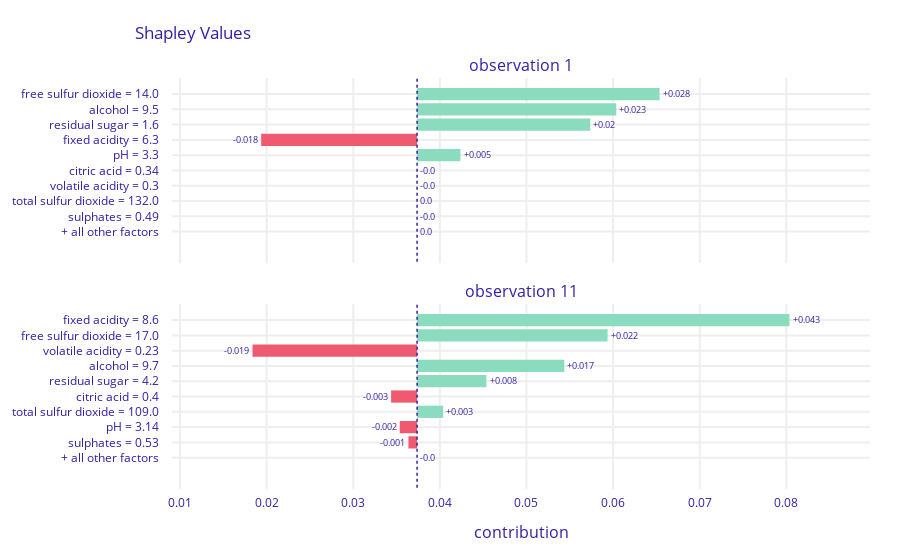

This figure's notebook cell:
### Markdown cell above
### 7. Different model evaluated using dalex - LogiticRegression

### Code cell
seed = 44

shap_attributions = [
    explainers_dalex['LogisticRegression'].predict_parts(obs, type="shap", label=f'observation {obs_id}', random_state=seed)
    for obs_id, obs in zip(indexes, X_sample.values)
]
shap_attributions[0].plot(shap_attributions[1:])

### Figure 1 — Plotly figure (JSON) as saved in the notebook; plotly's stock layout.template omitted (floating-point values rounded to 4 significant figures)
{"data": [{"base": 0.03737, "hoverinfo": "text", "hoverlabel": {"bgcolor": "rgba(0, 0, 0, 0.8)"}, "hovertext": ["Average response: 0.037<br>Prediction: 0.095<br>free sulfur dioxide = 14.0<br>increases average response <br>by 0.028", "Average response: 0.037<br>Prediction: 0.095<br>alcohol = 9.5<br>increases average response <br>by 0.023", "Average response: 0.037<br>Prediction: 0.095<br>residual sugar = 1.6<br>increases average response <br>by 0.02", "Average response: 0.037<br>Prediction: 0.095<br>fixed acidity = 6.3<br>decreases average response <br>by 0.018", "Average response: 0.037<br>Prediction: 0.095<br>pH = 3.3<br>increases average response <br>by 0.005", "Average response: 0.037<br>Prediction: 0.095<br>citric acid = 0.34<br>decreases average response <br>by 0.0", "Average response: 0.037<br>Prediction: 0.095<br>volatile acidity = 0.3<br>decreases average response <br>by 0.0", "Average response: 0.037<br>Prediction: 0.095<br>total sulfur dioxide = 132.0<br>decreases average response <br>by 0.0", "Average response: 0.037<br>Prediction: 0.095<br>sulphates = 0.49<br>decreases average response <br>by 0.0", "Average response: 0.037<br>Prediction: 0.095<br>+ all other factors<br>decreases average response <br>by 0.0"], "marker": {"color": ["#8bdcbe", "#8bdcbe", "#8bdcbe", "#f05a71", "#8bdcbe", "#f05a71", "#f05a71", "#8bdcbe", "#f05a71", "#8bdcbe"]}, "orientation": "h", "showlegend": false, "text": ["+0.028", "+0.023", "+0.02", "-0.018", "+0.005", "-0.0", "-0.0", "0.0", "-0.0", "0.0"], "textposition": "outside", "type": "bar", "x": [0.028, 0.023, 0.02, -0.018, 0.005, 0, 0, 0, 0, 0], "xaxis": "x", "y": ["free sulfur dioxide = 14.0", "alcohol = 9.5", "residual sugar = 1.6", "fixed acidity = 6.3", "pH = 3.3", "citric acid = 0.34", "volatile acidity = 0.3", "total sulfur dioxide = 132.0", "sulphates = 0.49", "+ all other factors"], "yaxis": "y"}, {"base": 0.03737, "hoverinfo": "text", "hoverlabel": {"bgcolor": "rgba(0, 0, 0, 0.8)"}, "hovertext": ["Average response: 0.037<br>Prediction: 0.105<br>fixed acidity = 8.6<br>increases average response <br>by 0.043", "Average response: 0.037<br>Prediction: 0.105<br>free sulfur dioxide = 17.0<br>increases average response <br>by 0.022", "Average response: 0.037<br>Prediction: 0.105<br>volatile acidity = 0.23<br>decreases average response <br>by 0.019", "Average response: 0.037<br>Prediction: 0.105<br>alcohol = 9.7<br>increases average response <br>by 0.017", "Average response: 0.037<br>Prediction: 0.105<br>residual sugar = 4.2<br>increases average response <br>by 0.008", "Average response: 0.037<br>Prediction: 0.105<br>citric acid = 0.4<br>decreases average response <br>by 0.003", "Average response: 0.037<br>Prediction: 0.105<br>total sulfur dioxide = 109.0<br>increases average response <br>by 0.003", "Average response: 0.037<br>Prediction: 0.105<br>pH = 3.14<br>decreases average response <br>by 0.002", "Average response: 0.037<br>Prediction: 0.105<br>sulphates = 0.53<br>decreases average response <br>by 0.001", "Average response: 0.037<br>Prediction: 0.105<br>+ all other factors<br>decreases average response <br>by 0.0"], "marker": {"color": ["#8bdcbe", "#8bdcbe", "#f05a71", "#8bdcbe", "#8bdcbe", "#f05a71", "#8bdcbe", "#f05a71", "#f05a71", "#f05a71"]}, "orientation": "h", "showlegend": false, "text": ["+0.043", "+0.022", "-0.019", "+0.017", "+0.008", "-0.003", "+0.003", "-0.002", "-0.001", "-0.0"], "textposition": "outside", "type": "bar", "x": [0.043, 0.022, -0.019, 0.017, 0.008, -0.003, 0.003, -0.002, -0.001, 0], "xaxis": "x2", "y": ["fixed acidity = 8.6", "free sulfur dioxide = 17.0", "volatile acidity = 0.23", "alcohol = 9.7", "residual sugar = 4.2", "citric acid = 0.4", "total sulfur dioxide = 109.0", "pH = 3.14", "sulphates = 0.53", "+ all other factors"], "yaxis": "y2"}], "layout": {"annotations": [{"font": {"size": 16}, "showarrow": false, "text": "observation 1", "x": 0.5, "xanchor": "center", "xref": "paper", "y": 1, "yanchor": "bottom", "yref": "paper"}, {"font": {"size": 16}, "showarrow": false, "text": "observation 11", "x": 0.5, "xanchor": "center", "xref": "paper", "y": 0.45, "yanchor": "bottom", "yref": "paper"}, {"font": {"size": 16}, "showarrow": false, "text": "contribution", "x": 0.5, "xanchor": "center", "xref": "paper", "y": 0, "yanchor": "top", "yref": "paper", "yshift": -30}], "autosize": true, "font": {"color": "#371ea3"}, "margin": {"b": 71, "r": 30, "t": 78}, "shapes": [{"line": {"color": "#371ea3", "dash": "dot", "width": 1.5}, "type": "line", "x0": 0.03737, "x1": 0.03737, "xref": "x", "y0": -1, "y1": 11, "yref": "y"}, {"line": {"color": "#371ea3", "dash": "dot", "width": 1.5}, "type": "line", "x0": 0.03737, "x1": 0.03737, "xref": "x2", "y0": -1, "y1": 11, "yref": "y2"}], "title": {"text": "Shapley Values", "x": 0.15}, "xaxis": {"anchor": "y", "automargin": true, "domain": [0, 1], "fixedrange": true, "gridwidth": 2, "matches": "x2", "range": [0.009068, 0.08967], "showticklabels": false, "tickcolor": "white", "ticklen": 3, "ticks": "outside", "type": "linear", "zeroline": false}, "xaxis2": {"anchor": "y2", "automargin": true, "domain": [0, 1], "fixedrange": true, "gridwidth": 2, "range": [0.009068, 0.08967], "tickcolor": "white", "ticklen": 3, "ticks": "outside", "type": "linear", "zeroline": false}, "yaxis": {"anchor": "x", "automargin": true, "autorange": true, "domain": [0.55, 1], "fixedrange": true, "gridwidth": 2, "range": [11.04, -1.039], "tickcolor": "white", "ticklen": 10, "ticks": "outside", "type": "category"}, "yaxis2": {"anchor": "x2", "automargin": true, "autorange": true, "domain": [0, 0.45], "fixedrange": true, "gridwidth": 2, "range": [11.04, -1.039], "tickcolor": "white", "ticklen": 10, "ticks": "outside", "type": "category"}}}
